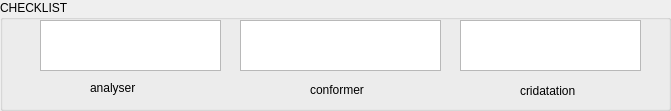
    <widget class="QGroupBox" name="groupBox_4">
     <property name="geometry">
      <rect>
       <x>400</x>
       <y>450</y>
       <width>671</width>
       <height>111</height>
      </rect>
     </property>
     <property name="title">
      <string>CHECKLIST</string>
     </property>
     <widget class="QTableView" name="table_checklist">
      <property name="geometry">
       <rect>
        <x>240</x>
        <y>20</y>
        <width>201</width>
        <height>51</height>
       </rect>
      </property>
     </widget>
     <widget class="QTableView" name="table_checklist_2">
      <property name="geometry">
       <rect>
        <x>460</x>
        <y>20</y>
        <width>181</width>
        <height>51</height>
       </rect>
      </property>
     </widget>
     <widget class="QLabel" name="label_8">
      <property name="geometry">
       <rect>
        <x>90</x>
        <y>80</y>
        <width>56</width>
        <height>16</height>
       </rect>
      </property>
      <property name="text">
       <string>analyser</string>
      </property>
     </widget>
     <widget class="QLabel" name="label_7">
      <property name="geometry">
       <rect>
        <x>310</x>
        <y>80</y>
        <width>81</width>
        <height>20</height>
       </rect>
      </property>
      <property name="text">
       <string>conformer</string>
      </property>
     </widget>
     <widget class="QLabel" name="label_10">
      <property name="geometry">
       <rect>
        <x>520</x>
        <y>80</y>
        <width>71</width>
        <height>21</height>
       </rect>
      </property>
      <property name="text">
       <string>cridatation</string>
      </property>
     </widget>
     <widget class="QTableView" name="table_checklist_3">
      <property name="geometry">
       <rect>
        <x>40</x>
        <y>20</y>
        <width>181</width>
        <height>51</height>
       </rect>
      </property>
     </widget>
    </widget>
